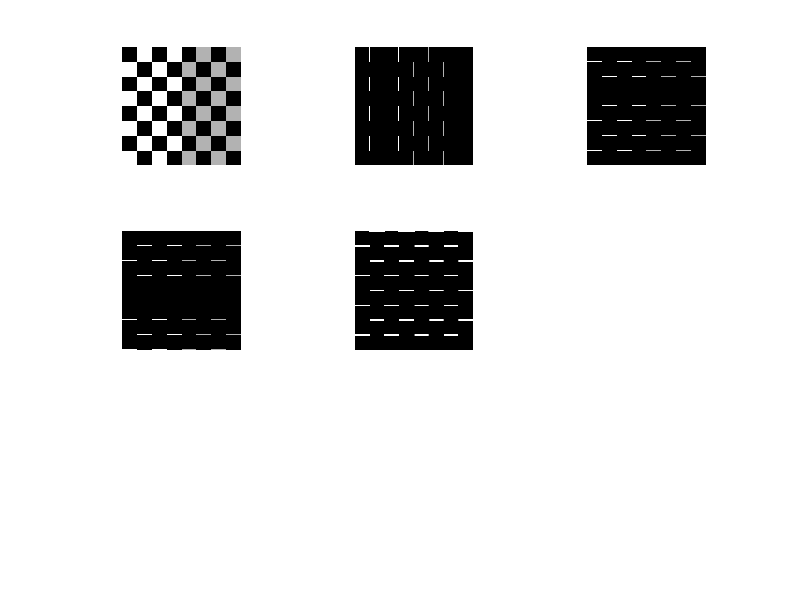

The MATLAB source for this figure:
im = checkerboard(20);

fx = [0 0 0;
     0 -1 1;
     0 0 0;];
fy = [0 0 0;
      0 -1 0;
      0 1 0;];
fy2 = [0 0 0;
       0 1 0;
       0 -1 0;];
fy3 = [-1 -1 -1;
        0 0 0;
        1 1 1;];
D = [1 0];

J = imfilter(im, fx, 'same');
K = imfilter(im, fy, 'same');
L = imfilter(im, fy2, 'same');
M = imfilter(im, fy3, 'same');

figure
subplot(3, 3, 1);
imshow(im);
subplot(3, 3, 2);
imshow(J);
subplot(3, 3, 3);
imshow(K);
subplot(3, 3, 4);
imshow(L);
subplot(3, 3, 5);
imshow(M);
